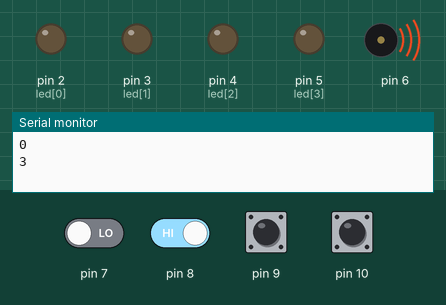
Bench run of a sketch on a simulated Arduino Uno, built with avr-gcc and run on an emulated ATmega328P. Parts: output pins drawn as LEDs (lit = HIGH), buzzer (waves = sounding), the last lines printed to the serial monitor. The inputs (shaded band) are chosen by the test bench; at power-on: pin 8–10 HIGH, pin 7 LOW. Random numbers use the default seed unless the sketch sets one.

Above: at 7.2 s.
7.3 s: pin 7 driven HIGH
At 9.87 s:
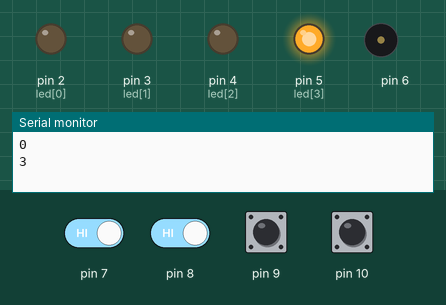
At 17.2 s:
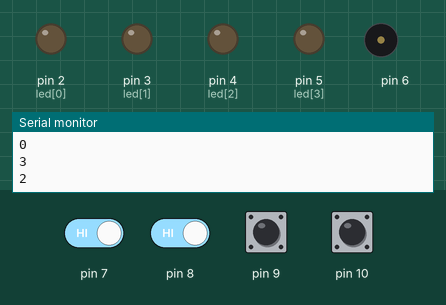
19.0 s: pin 7 driven LOW
At 19.32 s:
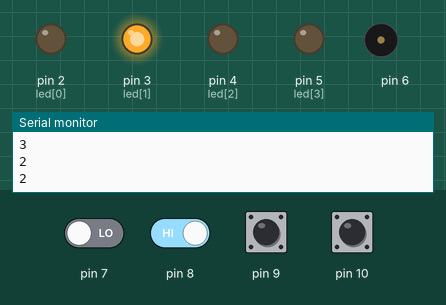
22.5 s: pin 8 driven LOW
Timing chart, 0 to 57.6 s (numbered marks = the images above; inputs shaded):
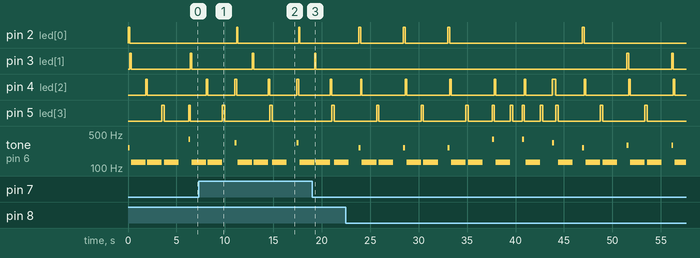

Measured:
- after the input at 7.3 s, pin 2 (led[0]): alternates HIGH for 0.15 s and LOW for 6.3 s, starting after 3.9 s
- by itself, tone on pin 6: plays 261 Hz for 0.20 s, 130 Hz for 1.5 s, 130 Hz for 1.5 s, 261 Hz for 0.20 s, 130 Hz for 1.5 s, 130 Hz for 1.5 s … (23 notes in this stretch)

The sketch:

Simon_says.ino
```cpp
int aleatorio=0;
int led[4]={2,3,4,5};
float tonos[4]={261.626,293.665,329.628,391.995};
int pulsados[100]={};
int posicion=0;
int repeticion=0;
void setup()
{
  pinMode(2, OUTPUT);
  pinMode(3, OUTPUT);
  pinMode(4, OUTPUT);
  pinMode(5, OUTPUT);
  pinMode(6, OUTPUT);
  pinMode(7, INPUT);
  pinMode(8, INPUT);
  pinMode(9, INPUT);
  pinMode(10, INPUT);
  Serial.begin(9600);
  randomSeed(analogRead(A2));
}

void loop()
{
  //Mostrar la secuencia
for(int i=0;i<posicion;i++){
  digitalWrite(led[pulsados[i]], HIGH);
  tone(6,tonos[pulsados[i]]);
  delay(500);
  digitalWrite(led[pulsados[i]], LOW);
  noTone(6);
  delay(500);
  }

  //Nuevo número aleatorio
aleatorio=random(0,4);
digitalWrite(led[aleatorio], HIGH);
tone(6,tonos[aleatorio],200);
delay(200);
digitalWrite(led[aleatorio], LOW);
pulsados[posicion]=aleatorio;

  //Comprobar secuencia jugador
for(int i=-1;i<posicion;i++){
  while(digitalRead(7)==LOW && digitalRead(8)==LOW && digitalRead(9)==LOW && digitalRead(10)==LOW); {
  }
  Serial.println(pulsados[i+1]);
  if(digitalRead(7)==HIGH){
    digitalWrite(2,HIGH);
    delay(150);
    digitalWrite(2,LOW);
    if (pulsados[i+1]!=0){
      tone(6,130.81,1500);
      pulsados[50]={};
      posicion=-1;
      delay(1500);
    }
  }
   if(digitalRead(8)==HIGH){
     digitalWrite(3,HIGH);
     delay(150);
     digitalWrite(3,LOW);
     if (pulsados[i+1]!=1){
      	tone(6,130.81,1500);
      	pulsados[50]={};
      	posicion=-1;
        delay(1500);
    }
  }
   if(digitalRead(9)==HIGH){
    	digitalWrite(4,HIGH);
     	delay(150);
     	digitalWrite(4,LOW);
    	if (pulsados[i+1]!=2){
      		tone(6,130.81,1500);
      		pulsados[50]={};
      		posicion=-1;
            delay(1500);
    }
  }
   if(digitalRead(10)==HIGH){
     digitalWrite(5,HIGH);
     delay(250);
     digitalWrite(5,LOW);
     if (pulsados[i+1]!=3){
      	tone(6,130.81,1500);
      	pulsados[50]={};
      	posicion=-1;
        delay(1500);
    }
  }
  delay(500);
  }
  posicion=posicion+1;
  delay(500);
}
```
